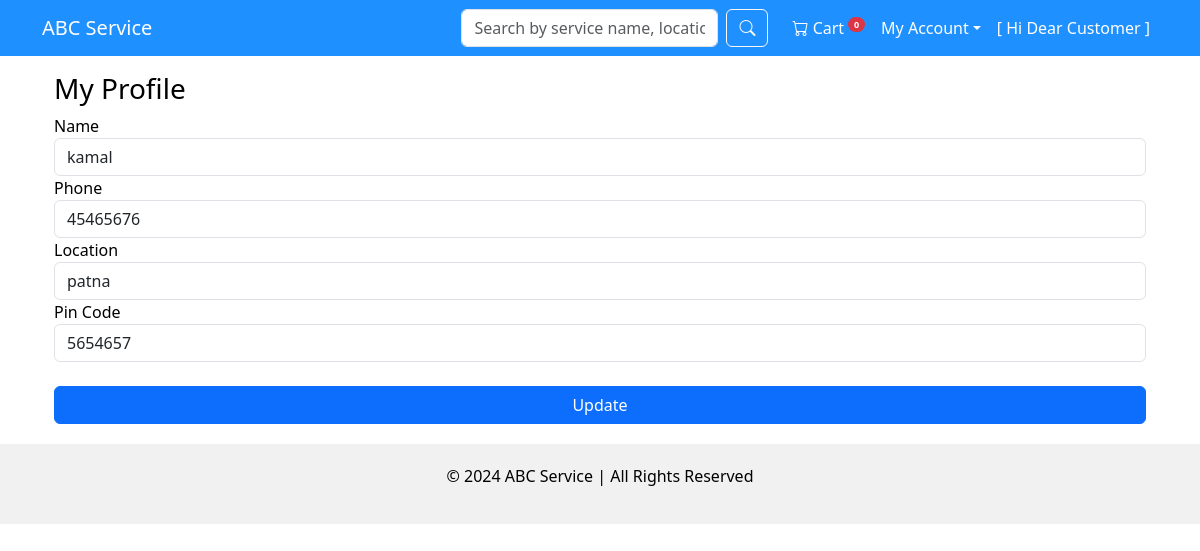
Screenshot of /customer/my_profile_route (signed in) with the database file from the repository.
### backend_dir/model.py (models this page shows)
class clsUsers(db.Model):
    __tablename__ = 'tblUsers'
    user_id_col = db.Column(db.Integer, primary_key=True, autoincrement=True)
    user_name_col = db.Column(db.String, nullable=False)
    email_col = db.Column(db.String, unique=True, nullable=False)
    password_col = db.Column(db.String, nullable=False)
    user_type_col = db.Column(db.String, nullable=False)  # e.g., 'admin', 'customer', 'service_professional'
    date_registered_col = db.Column(db.String)
    block_status_col = db.Column(db.String(50), nullable=False, default='unblocked/active')
    customer_table = db.relationship(
                                        "clsCustomers",
                                        cascade="all", #If a  record of clsUsers is deleted, the associated  record in clsCustomers will also be deleted automatically,
                                        back_populates="users_table",   # if you have a clsCustomers object, you can access the associated clsUsers object using customer.users_table).
                                        uselist=False, #one-to-one relationship a record in clsUsers can have only 1 record in clsCustomers
                                        lazy=True
                                    )
    service_professional_table = db.relationship(
                                                    "clsServiceProfessionals",
                                                    cascade="all",
                                                    back_populates="users_table",   # Enables access to the associated clsUsers record as service_professional.user
                                                    uselist=False,
                                                    lazy=True
                                                )
    block_history_table = db.relationship('clsBlockHistory', backref='users_table', lazy=True)

class clsCustomers(db.Model):
    __tablename__ = 'tblCustomers'
    customer_id_col = db.Column(db.Integer, primary_key=True, autoincrement=True)
    user_id_col = db.Column(db.Integer, db.ForeignKey('tblUsers.user_id_col'), unique=True)
    phone_col = db.Column(db.String, nullable=False)  # Phone stored as a string to include country codes or leading zeros
    location_col = db.Column(db.String(150))
    pin_col = db.Column(db.Integer)
    wage_theft_count_col = db.Column(db.Integer, default=0)
    users_table = db.relationship(
                                    "clsUsers",
                                    back_populates="customer_table",
                                    lazy=True,
                                    cascade="save-update",
                                    uselist=False
                                )
    cart_table = db.relationship(
                                    "clsCart",
                                    back_populates="customers_table",  # back_populates used here to link to cart_items_table in clsCart
                                    lazy=True,
                                    cascade="save-update"
                                )
    service_requests_table = db.relationship(
                                        "clsServiceRequests",
                                        back_populates="customers_table",
                                        uselist=False,
                                        cascade="save-update",
                                        lazy=True
                                    )
    review_rating_table = db.relationship(
        'clsReviewRating',
        back_populates='customer_table',
        lazy=True,
        uselist=True  # Allow multiple reviews from the same customer
    )

### backend_dir/controllers.py (the view)
@myApp.route('/customer/my_profile_route', methods=['GET', 'POST'])
def fun_update_profile():
    if 'user_id_session' not in session or session['user_type_session'] != 'customer':
        message = "Please log in to proceed."
        return render_template('login.html', message=message)
    else:
        user_id = session['user_id_session']
        print(f"User ID from session: {user_id}")  # Check if the user ID is correctly fetched from the session
        that_customer = db.session.query(clsCustomers).filter(clsCustomers.user_id_col == user_id).first()
        that_users = db.session.query(clsUsers).filter(clsUsers.user_id_col == user_id).first()
        if not that_customer or not that_users:
            print(f"Customer: {that_customer}, User: {that_users}")  # Check if either is None
            return render_template('customer_dir/my_profile.html',
                                   that_customer=that_customer,
                                   that_users=that_users,
                                   msg="Profile data not found in database.")
        if request.method == 'POST':
            name = request.form['inpName'].strip()
            phone = request.form['inpPhone'].strip()
            location = request.form['inpLocation'].strip()
            pin = request.form['inpPin'].strip()
            if that_customer:
                that_customer.phone_col = phone
                that_customer.location_col = location
                that_customer.pin_col = pin
                that_users.user_name_col = name
                db.session.commit()
                return render_template('customer_dir/my_profile.html',
                                       that_customer=that_customer,
                                       that_users=that_users,
                                       msg="Profile updated successfully")
            else:
                return render_template('customer_dir/my_profile.html',
                                       that_customer=that_customer,
                                       that_users=that_users,
                                       msg="Your profile not found in database")
        else:
            return render_template('customer_dir/my_profile.html', that_customer=that_customer, that_users=that_users)

### templates/customer_dir/my_profile.html (shortened to what this page needs)
{% extends 'customer_dir/customer_layout.html' %}
{% block content %}
<div class="container">
    <h3>My Profile</h3>
    {% if that_customer and that_users %}
        <form action="{{ url_for('fun_update_profile') }}" method="post">
            <div>
                <label>Name</label>
                <input type="text" class="form-control" value="{{ that_users.user_name_col }}" name="inpName" required>
            </div>
            <div>
                <label>Phone</label>
                <input type="number" class="form-control" value="{{ that_customer.phone_col }}" name="inpPhone" required>
            </div>
            <div>
                <label>Location</label>
                <input type="text" class="form-control" name="inpLocation" value="{{ that_customer.location_col }}" required>
            </div>
            <div>
                <label>Pin Code</label>
                <input type="number" class="form-control" name="inpPin" value="{{ that_customer.pin_col }}" required>
            </div>
            <div>
                <button type="submit" class="btn btn-primary w-100 mt-4">Update</button>
            </div>
        </form>
    {% else %}
        <div class="alert alert-danger">Profile data not found in database.</div>
    {% endif %}
</div>
{% endblock %}

### templates/customer_dir/customer_layout.html (style rules this page uses)
body { color: black; }

### rows the page displays
clsUsers: inpName "kamal"
clsCustomers: inpPhone "45465676", inpLocation "patna", inpPin "5654657"

### other values shown
{{ total_items_cart }} "0"
